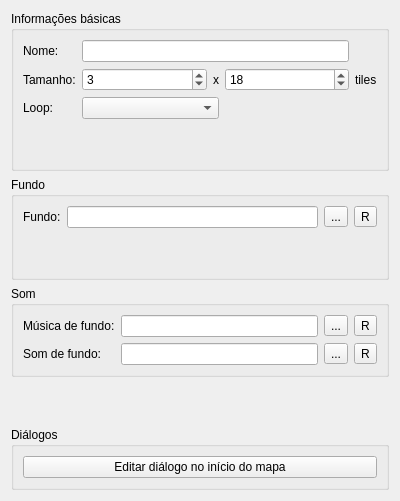
<?xml version="1.0" encoding="UTF-8"?>
<ui version="4.0">
 <class>NewMapWindowGeneralWidget</class>
 <widget class="QWidget" name="NewMapWindowGeneralWidget">
  <property name="geometry">
   <rect>
    <x>0</x>
    <y>0</y>
    <width>400</width>
    <height>501</height>
   </rect>
  </property>
  <property name="windowTitle">
   <string>Form</string>
  </property>
  <layout class="QGridLayout" name="gridLayout_5">
   <item row="0" column="0">
    <widget class="QGroupBox" name="groupBox">
     <property name="title">
      <string>Informações básicas</string>
     </property>
     <layout class="QGridLayout" name="gridLayout_2">
      <item row="0" column="0">
       <widget class="QLabel" name="label">
        <property name="text">
         <string>Nome:</string>
        </property>
       </widget>
      </item>
      <item row="0" column="1" colspan="3">
       <widget class="QLineEdit" name="nome_mapa"/>
      </item>
      <item row="1" column="0">
       <widget class="QLabel" name="label_2">
        <property name="text">
         <string>Tamanho:</string>
        </property>
       </widget>
      </item>
      <item row="1" column="1">
       <widget class="QSpinBox" name="tamanho_width">
        <property name="sizePolicy">
         <sizepolicy hsizetype="Expanding" vsizetype="Fixed">
          <horstretch>0</horstretch>
          <verstretch>0</verstretch>
         </sizepolicy>
        </property>
        <property name="maximum">
         <number>100</number>
        </property>
        <property name="value">
         <number>3</number>
        </property>
       </widget>
      </item>
      <item row="1" column="2">
       <widget class="QLabel" name="label_3">
        <property name="text">
         <string>x</string>
        </property>
       </widget>
      </item>
      <item row="1" column="3">
       <widget class="QSpinBox" name="tamanho_height">
        <property name="sizePolicy">
         <sizepolicy hsizetype="Expanding" vsizetype="Fixed">
          <horstretch>0</horstretch>
          <verstretch>0</verstretch>
         </sizepolicy>
        </property>
        <property name="maximum">
         <number>100</number>
        </property>
        <property name="value">
         <number>18</number>
        </property>
       </widget>
      </item>
      <item row="1" column="4">
       <widget class="QLabel" name="label_4">
        <property name="text">
         <string>tiles</string>
        </property>
       </widget>
      </item>
      <item row="3" column="1">
       <spacer name="verticalSpacer">
        <property name="orientation">
         <enum>Qt::Vertical</enum>
        </property>
        <property name="sizeHint" stdset="0">
         <size>
          <width>20</width>
          <height>40</height>
         </size>
        </property>
       </spacer>
      </item>
      <item row="2" column="0">
       <widget class="QLabel" name="labelLoop">
        <property name="text">
         <string>Loop:</string>
        </property>
       </widget>
      </item>
      <item row="2" column="1" colspan="2">
       <widget class="QComboBox" name="loop_combobox"/>
      </item>
     </layout>
    </widget>
   </item>
   <item row="1" column="0">
    <widget class="QGroupBox" name="groupBox_2">
     <property name="title">
      <string>Fundo</string>
     </property>
     <layout class="QGridLayout" name="gridLayout">
      <item row="0" column="0">
       <widget class="QLabel" name="label_5">
        <property name="text">
         <string>Fundo:</string>
        </property>
       </widget>
      </item>
      <item row="0" column="1">
       <widget class="QLineEdit" name="lineEditBackground">
        <property name="readOnly">
         <bool>true</bool>
        </property>
       </widget>
      </item>
      <item row="0" column="2">
       <widget class="QToolButton" name="toolButtonBackgroundChooser">
        <property name="text">
         <string>...</string>
        </property>
       </widget>
      </item>
      <item row="1" column="1">
       <spacer name="verticalSpacer_3">
        <property name="orientation">
         <enum>Qt::Vertical</enum>
        </property>
        <property name="sizeHint" stdset="0">
         <size>
          <width>20</width>
          <height>40</height>
         </size>
        </property>
       </spacer>
      </item>
      <item row="0" column="3">
       <widget class="QToolButton" name="toolButtonRemoveBackground">
        <property name="text">
         <string>R</string>
        </property>
       </widget>
      </item>
     </layout>
    </widget>
   </item>
   <item row="2" column="0">
    <widget class="QGroupBox" name="groupBox_3">
     <property name="title">
      <string>Som</string>
     </property>
     <layout class="QGridLayout" name="gridLayout_3">
      <item row="0" column="0">
       <widget class="QLabel" name="label_7">
        <property name="text">
         <string>Música de fundo:</string>
        </property>
       </widget>
      </item>
      <item row="0" column="1">
       <widget class="QLineEdit" name="musica_input">
        <property name="enabled">
         <bool>true</bool>
        </property>
        <property name="readOnly">
         <bool>true</bool>
        </property>
       </widget>
      </item>
      <item row="0" column="2">
       <widget class="QToolButton" name="toolButtonMusic">
        <property name="text">
         <string>...</string>
        </property>
       </widget>
      </item>
      <item row="1" column="0">
       <widget class="QLabel" name="label_8">
        <property name="text">
         <string>Som de fundo:</string>
        </property>
       </widget>
      </item>
      <item row="1" column="1">
       <widget class="QLineEdit" name="som_input">
        <property name="enabled">
         <bool>true</bool>
        </property>
        <property name="readOnly">
         <bool>true</bool>
        </property>
       </widget>
      </item>
      <item row="1" column="2">
       <widget class="QToolButton" name="toolButtonSound">
        <property name="text">
         <string>...</string>
        </property>
       </widget>
      </item>
      <item row="0" column="3">
       <widget class="QToolButton" name="toolButtonRemoveMusic">
        <property name="text">
         <string>R</string>
        </property>
       </widget>
      </item>
      <item row="1" column="3">
       <widget class="QToolButton" name="toolButtonRemoveSound">
        <property name="text">
         <string>R</string>
        </property>
       </widget>
      </item>
     </layout>
    </widget>
   </item>
   <item row="3" column="0">
    <spacer name="verticalSpacer_2">
     <property name="orientation">
      <enum>Qt::Vertical</enum>
     </property>
     <property name="sizeHint" stdset="0">
      <size>
       <width>373</width>
       <height>18</height>
      </size>
     </property>
    </spacer>
   </item>
   <item row="4" column="0">
    <widget class="QGroupBox" name="groupBox_4">
     <property name="title">
      <string>Diálogos</string>
     </property>
     <layout class="QGridLayout" name="gridLayout_4">
      <item row="0" column="0">
       <widget class="QPushButton" name="pushButtonDialogue">
        <property name="text">
         <string>Editar diálogo no início do mapa</string>
        </property>
       </widget>
      </item>
     </layout>
    </widget>
   </item>
  </layout>
 </widget>
 <resources/>
 <connections/>
</ui>
